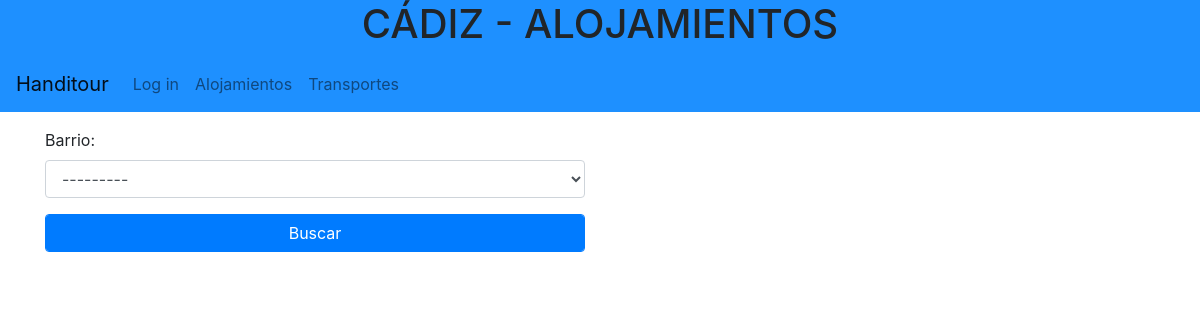
Page /alojamientos/1/ on the earlier database version.
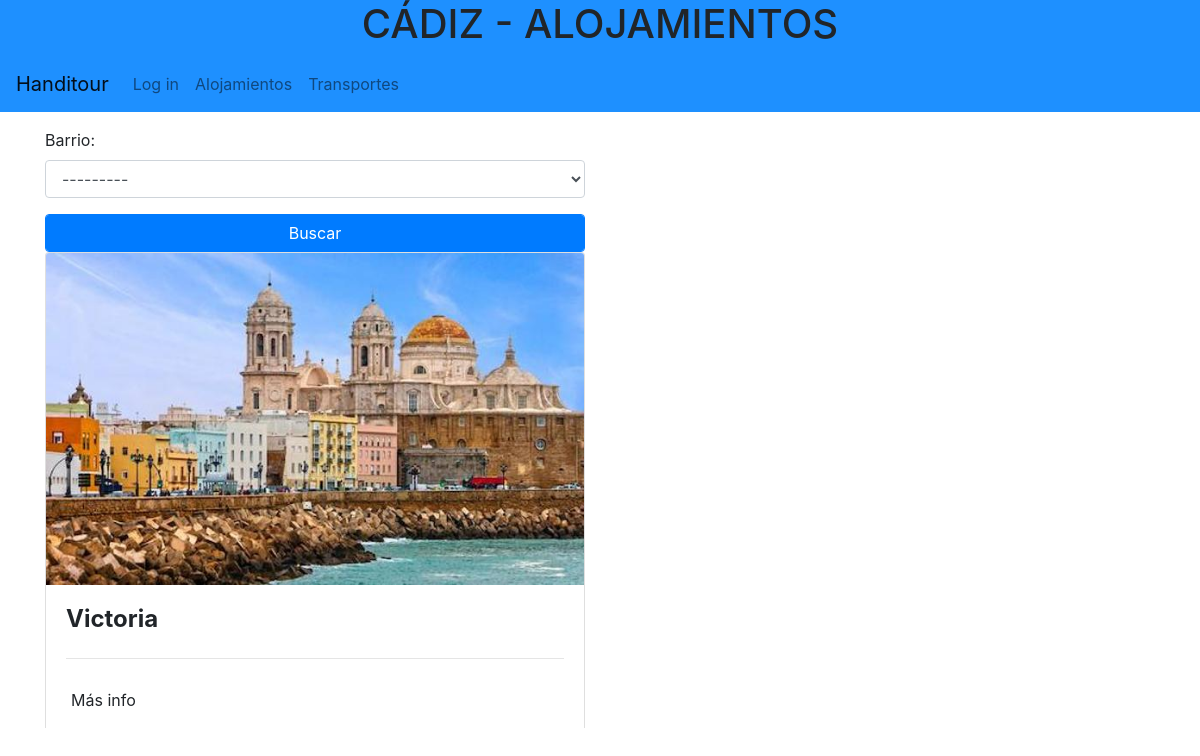
Same page on the later database version.
### handitour/models.py (models this page shows, shortened)
class Alojamiento(models.Model):
    nombre = models.CharField(max_length=30)
    calificacion = models.PositiveIntegerField(default=1, validators=[MaxValueValidator(100), MinValueValidator(1)])
    localizacion = models.CharField(max_length=100)
    foto = models.FileField(null=True, upload_to="img/alojamiento")
    barrio = models.ForeignKey("Barrio", null=True, on_delete=models.CASCADE)
    def get_absolute_url(self):
        return reverse("handitour:alojamiento_detalle", args=[self.id])

### handitour/views.py (the view)
# urls.py: path('alojamientos/<id>/', views.ciudad_alojamiento, name="ciudad_alojamiento"),
def ciudad_alojamiento(request, id):
    ciudad = get_object_or_404(Ciudad, id=id)
    alojamientos = Alojamiento.objects.filter(barrio__ciudad=ciudad)
    form = FiltroForm(ciudad.id, request.POST)
    if request.POST:
        if form.is_valid():
            seleccionado = form.cleaned_data.get('barrio')
            barrio = Barrio.objects.all().filter(nombre=seleccionado)[0]
            alojamientos = Alojamiento.objects.all().filter(barrio=barrio)
            return render(request, "alojamientos.html", {"alojamientos": alojamientos, "encabezado": ciudad.nombre.upper() + " - ALOJAMIENTOS", "ciudad": ciudad, "form": form, "barrio": barrio})
    else:
        form = FiltroForm(ciudad.id, request.POST)
        return render(request, "alojamientos.html", {"alojamientos": alojamientos, "encabezado": ciudad.nombre.upper() + " - ALOJAMIENTOS", "ciudad": ciudad, "form": form})

### handitour/forms.py
class FiltroForm(forms.Form):
    barrio = ModelChoiceField(queryset=None, required=False)
    def __init__(self, id, *args, **kwargs):
        super(FiltroForm, self).__init__(*args, **kwargs)
        for field in self.fields:
            self.fields[field].widget.attrs.update({'class': 'form-control'})
        if id:
            ciudad = get_object_or_404(Ciudad, id=id)
            self.fields['barrio'].queryset = ciudad.barrio_set.all()

### handitour/models.py (called while the page is built)
    def __str__(self):
        return self.nombre

    def __str__(self):
        return self.nombre

### handitour/templates/alojamientos.html (shortened to what this page needs)
{% extends "base.html" %}
{% block nav %}
    <a class="nav-link" href="/alojamientos/{{ ciudad.id }}">Alojamientos</a>
    <a class="nav-link" href="#">Transportes</a>
{% endblock %}
{% block content %}
    <div class="row">
        <div class="col-md-12 col-lg-6 mt-3" style="height: 600px; width: 200px; overflow: scroll;">
            <form action="." method="POST" enctype="multipart/form-data" id="buscar">
                {{ form.as_p }}
                <button type="submit" class="btn btn-primary form-control">Buscar</button>
            </form>
                 {% for alojamiento in alojamientos %}
                <div class="card booking-card">
                  <div class="view overlay">
                    <img class="card-img-top" src="{{ alojamiento.foto.url }}" alt="Card image cap">
                  </div>
                  <div class="card-body">
                    <h4 class="card-title font-weight-bold" id="loca"><a>{{ alojamiento.nombre }}</a></h4>
                    <hr class="my-4">
                    <a href="{{ alojamiento.get_absolute_url }}" class="btn btn-flat deep-purple-text p-1 mx-0 mb-0">Más info</a>
                  </div>
                </div>
    {% endfor %}
    </div>
    <div class="col-lg-6 mt-3">
        <div id="mapa" style="height: 500px; width: 500px">
        </div>
    </div>
    </div>
{% endblock %}

### handitour/templates/base.html (shortened to what this page needs)
{% load static %}
<!DOCTYPE html>
<html>
    <head>
        <link href="/static/css/estilos.css" rel="stylesheet">
        <link rel="stylesheet" href="https://stackpath.bootstrapcdn.com/bootstrap/4.3.1/css/bootstrap.min.css">
    </head>
    <body>
       <header>
      <h1>{{encabezado}}</h1>
        <nav class="navbar navbar-expand-lg navbar-light bg-dodgerblue">
          <a class="navbar-brand" href="/inicio">Handitour</a>
          <div class="collapse navbar-collapse" id="navbarNavAltMarkup">
            <div class="navbar-nav">
                {% if user.is_authenticated %}
                    <a class="nav-link" href="/logout">Log out <span class="sr-only">(current)</span></a>
                {% else %}
                    <a class="nav-link" href="/login">Log in <span class="sr-only">(current)</span></a>
                {% endif %}
                {% block nav %}
                {% endblock %}
            </div>
          </div>
        </nav>
   </header>
        <div class="container">
            {% block content %}
            {% endblock %}
        </div>
    </body>
</html>

### handitour/static/css/estilos.css (style rules this page uses)
header { background-color: dodgerblue; text-align: center; width: 100%; }

Differences in the rows shown:
added Alojamiento: foto (picture), nombre "Victoria"
